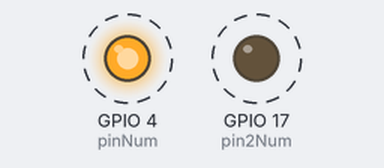
Recording of a program running on a simulated Raspberry Pi (BCM pin numbers). Shown: output pins drawn as LEDs (lit = HIGH). Dashed ring = blinking.

Above: at 0.2 s.
Timing chart, 0 to 3.0 s (numbered marks = the images above):
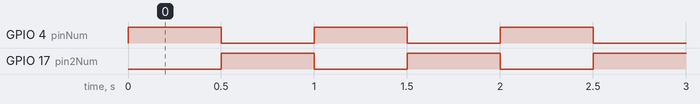

Measured:
- by itself, GPIO 4 (pinNum), GPIO 17 (pin2Num): alternates HIGH for 0.50 s and LOW for 0.50 s

The program:

led.py
```python
#Connect LED to GPIO 4 and 17 pins

import RPi.GPIO as GPIO #import library
import time
pinNum = 4
pin2Num = 17
GPIO.setmode(GPIO.BCM)
GPIO.setup(pinNum,GPIO.OUT)
GPIO.setup(pin2Num,GPIO.OUT)

while True:
  GPIO.output(pinNum,GPIO.HIGH)
  time.sleep(0.5)
  GPIO.output(pinNum,GPIO.LOW)
  GPIO.output(pin2Num,GPIO.HIGH)
  time.sleep(0.5)
  GPIO.output(pin2Num,GPIO.LOW)
```
